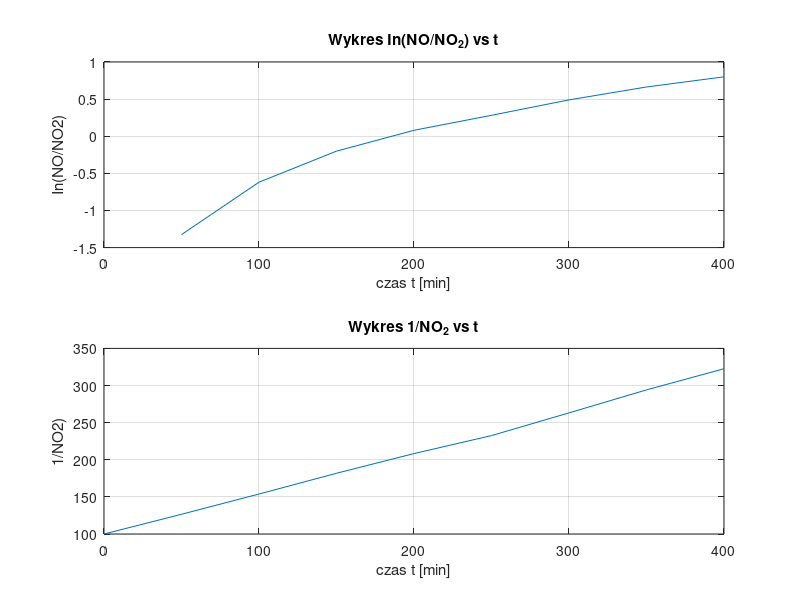

MATLAB code to generate this figure:
clear; clc; close all;
t = [0, 50, 100, 150, 200, 250, 300, 350, 400] ;
NO2 = [0.01, 0.0079, 0.0065, 0.0055, 0.0048, 0.0043, 0.0038, 0.0034, 0.0031] ;
NO = [0, 0.0021, 0.0035, 0.0045, 0.0052, 0.0057, 0.0062, 0.0066, 0.0069] ;
O2 = [0, 0.0011, 0.0018, 0.0023, 0.0026, 0.0029, 0.0031, 0.0033, 0.0035] ;

% Wyznaczenie rzędu reakcji oraz stałą szybkości reakcji wykonuje na
% podstawie metody całkowej dla dwóch rzędów reakcji

% dla rzędu 1 wykonuje się wykres In(C_A/C_A0) od t
y1 = log(NO./NO2) ;

%plot(t,y1)
% na podstawie wykresu In(NO/NO2)=f(t) wykres nie wykazuje funkcji liniowej
% na tej podstawie wykonuje wykres dla 2 rzędu reakcji czyli 1/C_A0 od t

y2 = 1./NO2 ;
%plot(t,y2)
% Otrzymany wykres jest linią prostą więc współczynnik kierunkowy jest
% równy stałej szybkości reakcji
p = polyfit(t,y2,1) ;
k = p(1) ;

subplot(2,1,1)
plot(t,y1)
grid on
title('Wykres In(NO/NO_2) vs t')
xlabel('czas t [min]')
ylabel('In(NO/NO2)')

subplot(2,1,2)
plot(t,y2)
grid on
title('Wykres 1/NO_2 vs t')
xlabel('czas t [min]')
ylabel('1/NO2)')

fprintf('Stała szybkości reakcji wynosi %1.3f dla rzędu drugiego.\n',k)